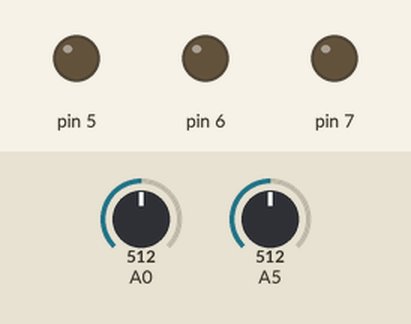
Simulated run of this sketch. Board: Arduino Uno, built with avr-gcc and run on an emulated ATmega328P. Parts: output pins drawn as LEDs (lit = HIGH). Dashed ring = blinking. The test bench sets the inputs (shaded band); at power-on: A0 = 512, A5 = 512.

Above: at 1.2 s.
1.3 s: A0 set to 196
2.8 s: A0 set to 167
At 3.2 s:
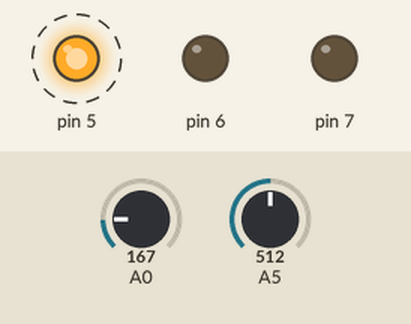
5.8 s: A5 set to 122
At 6.2 s:
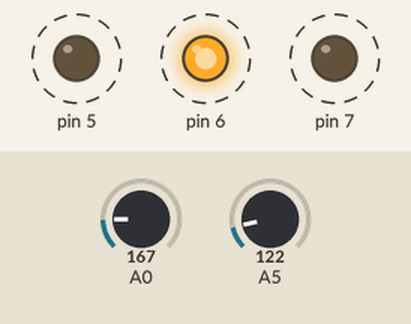
8.8 s: A5 set to 190
At 9.5 s:
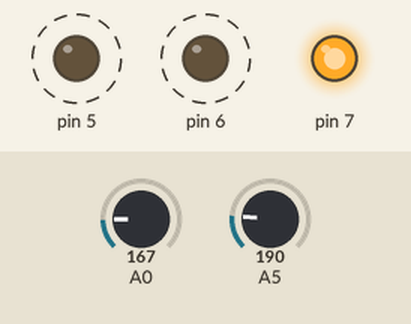
11.8 s: A5 set to 306
At 12.28 s:
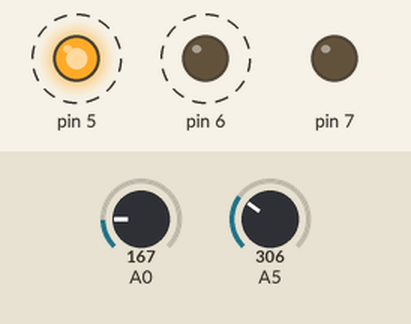
Timing chart, 0 to 15.8 s (numbered marks = the images above; inputs shaded):
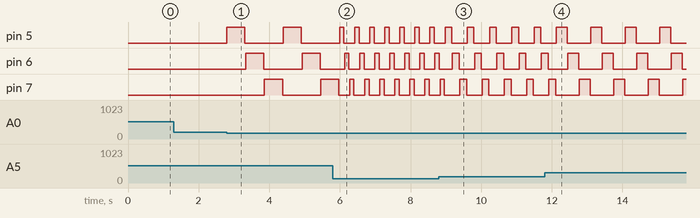

Measured:
- the behaviour switches between 180 and 179 on A0 (found by bisection; images 0 and 1)
- after the input at 1.3 s, every drawn part: stays the same
- after the input at 2.8 s, pin 5: alternates HIGH for 0.51 s and LOW for 1.1 s, starting at once; pin 6: alternates HIGH for 0.51 s and LOW for 1.1 s, starting after 0.53 s; pin 7: LOW → HIGH after 1.1 s, → LOW 0.51 s later, → HIGH 1.1 s later
- after the input at 5.8 s, pin 5: alternates HIGH for 0.12 s and LOW for 0.30 s, starting after 0.31 s; pin 6: alternates HIGH for 0.12 s and LOW for 0.30 s, starting after 0.33 s; pin 7: alternates HIGH for 0.12 s and LOW for 0.30 s, starting after 0.48 s
- after the input at 8.8 s, pin 5: alternates HIGH for 0.19 s and LOW for 0.44 s, starting after 0.37 s; pin 6: alternates HIGH for 0.19 s and LOW for 0.44 s, starting after 0.39 s
- after the input at 11.8 s, pin 5: alternates HIGH for 0.31 s and LOW for 0.67 s, starting after 0.63 s; pin 6: alternates HIGH for 0.31 s and LOW for 0.67 s, starting after 0.65 s

The sketch:

practica_09.ino
```cpp
int UMBRAL = 180;
int LDR = 0;
int POT = 0;

void setup() {
  for(int i = 5; i<8; i++){
    pinMode(i, OUTPUT);
  }
}

void loop() {
  LDR = analogRead(0);
  POT = analogRead(5);

  if(LDR < UMBRAL && POT > 0){
    VELOCIDAD(POT);
  }
  else{
    APAGADO();
  }
}

void APAGADO(){
  for(int i = 5; i<8; i++){
    digitalWrite(i, LOW);
  }
}

void VELOCIDAD(int RETARDO){
    for(int i = 5; i<8; i++){
      digitalWrite(i, HIGH);
      delay(RETARDO);
      digitalWrite(i, LOW);
      delay(20);
    }
}
```
